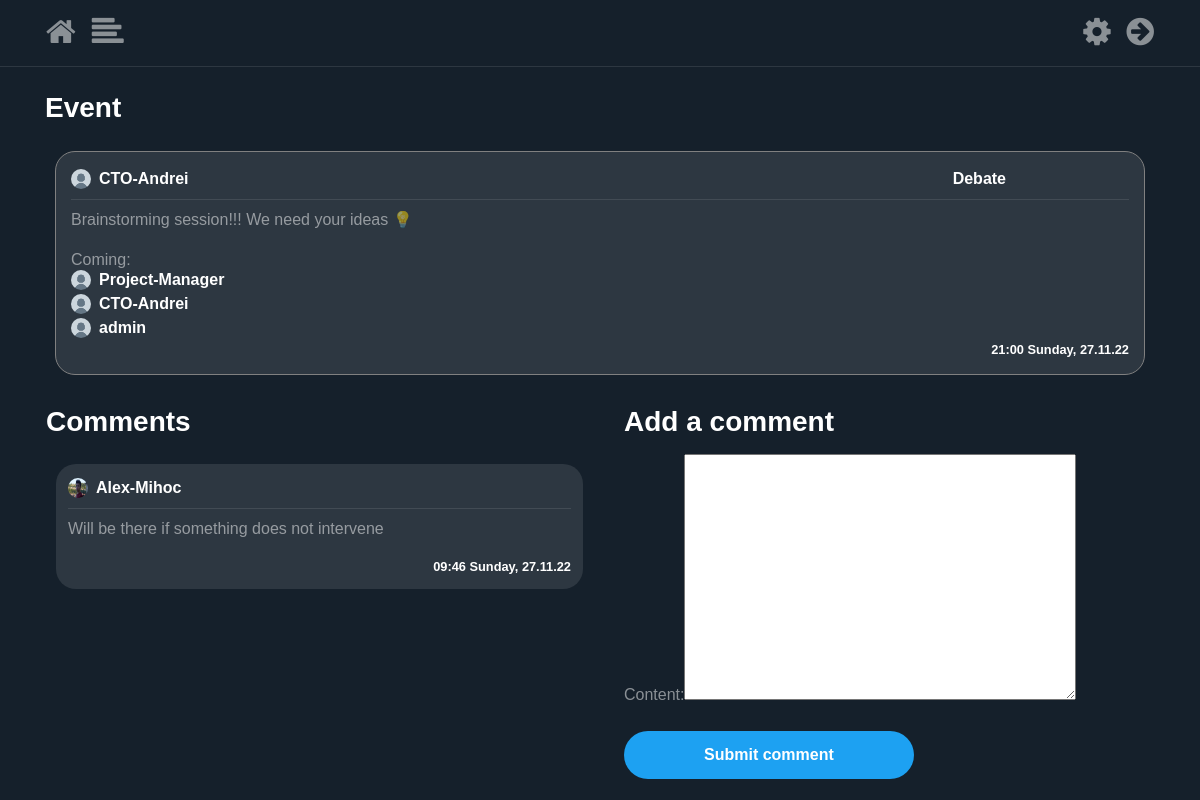
/post/4/ (signed in), run on an earlier commit of the app's database.
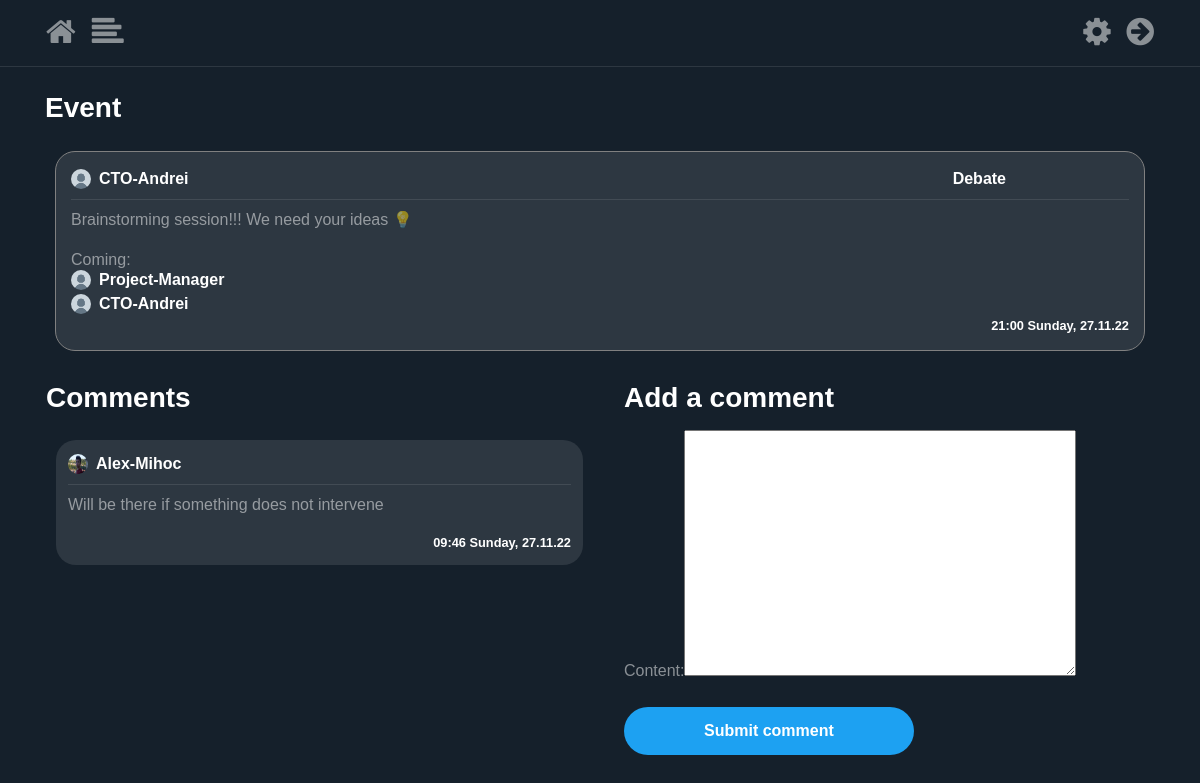
And on a later commit of the database.
### users/models.py (models this page shows, shortened)
class Profile(models.Model):
    user = models.OneToOneField(User, on_delete=models.CASCADE)
    image = models.ImageField(default='default.png', upload_to='profile_pics')
    isChecked = models.BooleanField(default=False)
    interests = models.ManyToManyField(Interests, blank=True)
    score = models.IntegerField(null=False, blank=False, default=0)

### blog/models.py (models this page shows, shortened)
class Comment(models.Model):
    content = models.TextField(max_length=150)
    date_posted = models.DateTimeField(default=timezone.now)
    author = models.ForeignKey(User, on_delete=models.CASCADE)
    post_connected = models.ForeignKey(Post, on_delete=models.CASCADE)

### blog/views.py (the view)
# urls.py: path('post/<int:pk>/', PostDetailView.as_view(), name='post-detail'),
class PostDetailView(DetailView):
    model = Post
    template_name = 'blog/post_detail.html'
    context_object_name = 'post'
    def get_context_data(self, **kwargs):
        data = super().get_context_data(**kwargs)
        comments_connected = Comment.objects.filter(post_connected=self.get_object()).order_by('-date_posted')
        data['comments'] = comments_connected
        data['form'] = NewCommentForm(instance=self.request.user)
        return data
    def post(self, request, *args, **kwargs):
        new_comment = Comment(content=request.POST.get('content'),
                              author=self.request.user,
                              post_connected=self.get_object())
        new_comment.save()
        return self.get(self, request, *args, **kwargs)

### blog/forms.py
class NewCommentForm(forms.ModelForm):
    class Meta:
        model = Comment
        fields = ['content']

### users/models.py (called while the page is built)
    def __str__(self):
        return self.title

### blog/templates/blog/post_detail.html (shortened to what the changed rows need)
{% extends "blog/base.html" %}
{% load crispy_forms_tags %}
{% block content %}
<div class="container">
   <article class="media content-section">
        <div style="width: 100%; word-break: break-all;" class="hovered-tweet-comment">
            <a style="color: rgba(255, 255, 255, 0.5) !important;">
              {% for user in post.participants.all %}
               <div
                       style="padding-left: 0px !important;"
                       class="col-8 no-padding d-flex align-items-center">
                   <img
                       class="rounded-circle mr-2"
                       style="width: 20px; height: 20px;"
                       src="{{ user.user.profile.image.url }}">
                   <a class="mr-2 white-important" href="{% url 'user-detail' user.user.id %}">
                       {{ user.user }}
                   </a>
               </div>
              {% endfor %}
            </a>
        </div>
   </article>
    <div class="row pl-3">
        <div class="col-12 col-md-6 pl-0">
        {% for comment in comments %}
            <article class="media content-section">
                <div style="width: 100%; word-break: break-all;" class="hovered-tweet-comment-in">
                <div class="pb-2 row m-0" style="width: 100%; margin-right: 0 !important;">
                   <div
                           style="padding-left: 0px !important;"
                           class="col-8 no-padding d-flex align-items-center">
                       <img
                           class="rounded-circle mr-2"
                           style="width: 20px; height: 20px;"
                           src="{{ comment.author.profile.image.url }}">
                       <a class="mr-2 white-important" href="#">
                           {{ comment.author }}
                       </a>
                   </div>
               </div>
                <div
                        class="mb-2"
                        style="width: 100%; height: 1px; background-color: rgba(255, 255, 255, 0.1)"></div>
                <a style="color: rgba(255, 255, 255, 0.5) !important;">
                    <p>
                        {{ comment.content }}
                    </p>
                    <small
                        class="white-important d-flex full-width flex-row-reverse">
                        {{ comment.date_posted | date:"H:i l, d.m.y" }}
                    </small>
                </a>
            </div>
            </article>
        {% endfor %}
        </div>
        {% if user is not None %}
            <div class="col-12 col-md-6 pl-0 pl-md-3 pr-3">
                <form method="POST">
                    <fieldset class="form-group">
                        {{ form }}
                    </fieldset>
                </form>
            </div>
        {% endif %}
    </div>
  </div>
{% endblock content %}

What changed in the data, as far as the page shows it:
no longer on this page (row edited): Profile: user.profile.image (placeholder picture), user "admin"
